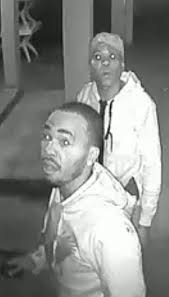
#> input picture exercise_images/breakin.jpg, 169 x 297 px
$ python suspects.py
#> lines starting #> are read from the running program, lines starting #| are printed output that depends on the picture
import numpy as np
import cv2
from matplotlib import pyplot as plt

img = cv2.imread('exercise_images/breakin.jpg')
#> img is the input picture: shape (297, 169, 3); mean B, G, R 135.6, 138.6, 136.6

kernel = np.ones((5,5),np.float32)/25
dst = cv2.filter2D(img,-1,kernel)
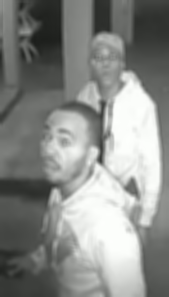
#> dst: shape (297, 169, 3); mean B, G, R 135.7, 138.6, 136.7

median = cv2.medianBlur(img,5)
gausian = cv2.GaussianBlur(img,(5,5),0)
blur = cv2.blur(img,(5,5))
bilateral = cv2.bilateralFilter(img,9,75,75)

median = cv2.medianBlur(img,5)
#cv2.imwrite('median.jpg',median)
blur = np.hstack((img,blur))
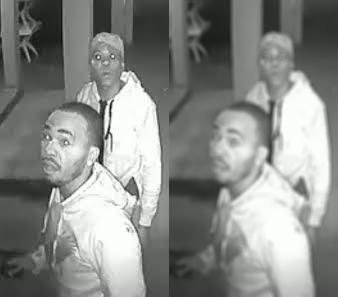
#> blur: shape (297, 338, 3); mean B, G, R 135.6, 138.6, 136.6
median = np.hstack((img,median))
#> median: shape (297, 338, 3)
gausian = np.hstack((img,gausian))
#> gausian: shape (297, 338, 3)
bilateral = np.hstack((img,bilateral))
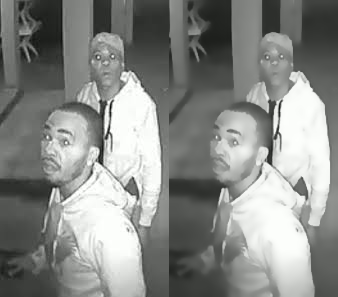
#> bilateral: shape (297, 338, 3); mean B, G, R 135.7, 138.7, 136.7

cv2.imwrite('1blur.jpg',blur)
cv2.imwrite('2median.jpg',median)
cv2.imwrite('3gausianmedian.jpg',gausian)
cv2.imwrite('4bilateral.jpg',bilateral)


plt.subplot(121),plt.imshow(img),plt.title('Original')
plt.xticks([]), plt.yticks([])
#plt.subplot(122),plt.imshow(dst),plt.title('Averaging')
#plt.xticks([]), plt.yticks([])
plt.subplot(122),plt.imshow(blur),plt.title('Blured')
plt.xticks([]), plt.yticks([])
plt.show()
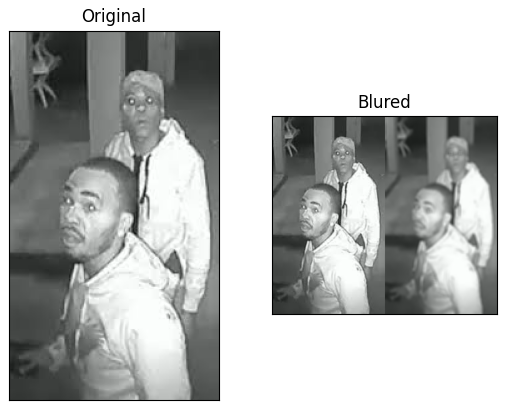
#> figure drawn by matplotlib, 2 panels; B, G, R data is drawn as R, G, B
cv2.imshow('Blur Blur',blur)
cv2.imshow('Median Blur',median)
cv2.imshow('Gausian Blur',gausian)
cv2.imshow('Bilateral Blur',bilateral)

$ run again, with exercise_images/scratched_image.jpeg copied over exercise_images/breakin.jpg
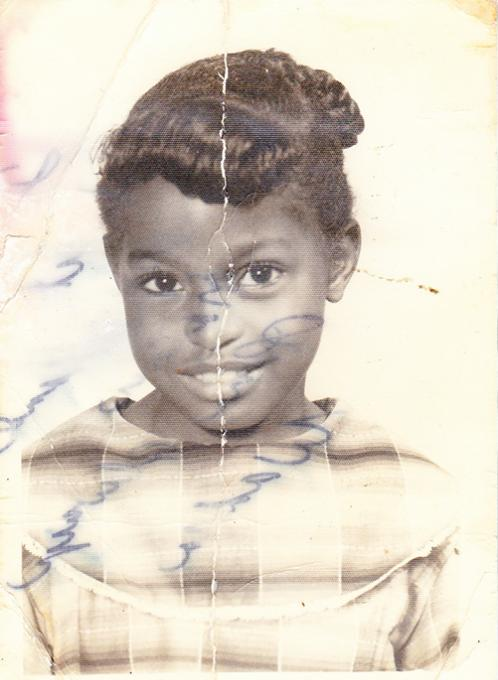
#> input picture exercise_images/scratched_image.jpeg, 498 x 680 px
#> img is the input picture: shape (680, 498, 3); mean B, G, R 196.5, 210.6, 219.4
#> `blur = np.hstack((img,blur))`:
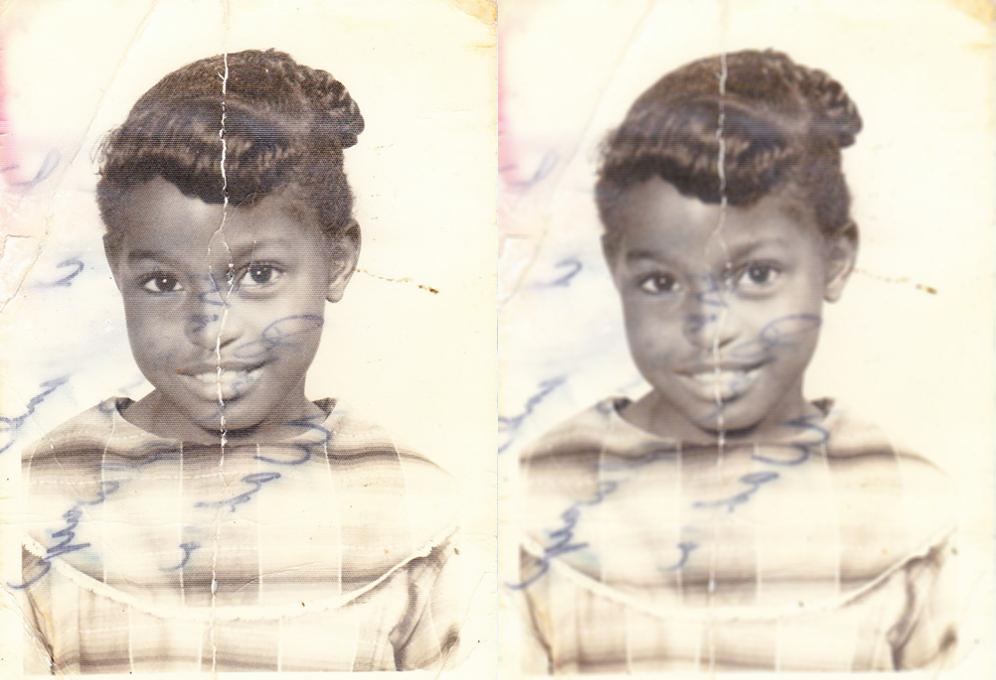
#> blur: shape (680, 996, 3); mean B, G, R 196.5, 210.6, 219.4
#> `plt.show()`:
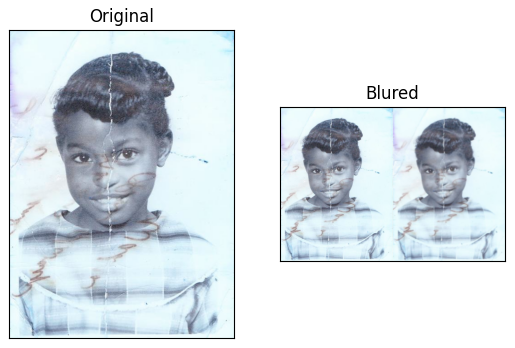
#> figure drawn by matplotlib, 2 panels; B, G, R data is drawn as R, G, B
